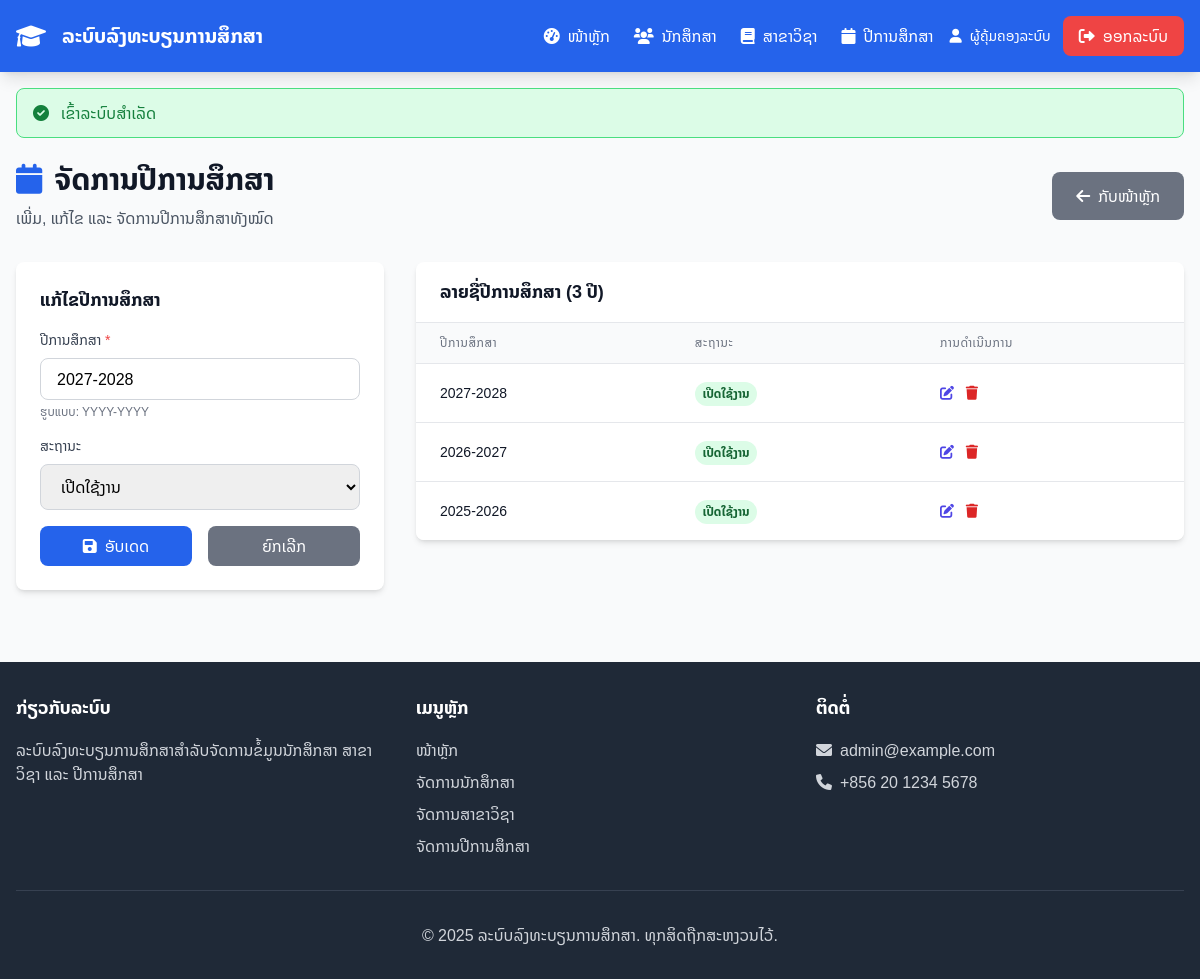
The page /views/years/?edit=3 (signed in) on the database its author committed.
### tables this page shows
CREATE TABLE `academic_years` (
  `id` int(11) NOT NULL,
  `year` varchar(9) NOT NULL,
  `status` enum('active','inactive') NOT NULL DEFAULT 'active'
);

### controllers/AuthController.php (called while the page is built, shortened)
<?php
require_once __DIR__ . '/../config/database.php';
class AuthController {
    public static function isLoggedIn() {
        return isset($_SESSION['user_id']);
    }
    public static function isAdmin() {
        return isset($_SESSION['role']) && $_SESSION['role'] === 'admin';
    }
}
?>

### controllers/YearController.php (called while the page is built, shortened)
<?php
require_once __DIR__ . '/../models/AcademicYear.php';
require_once __DIR__ . '/../config/database.php';
require_once __DIR__ . '/AuthController.php';
class YearController {
    private $academicYear;
    public function __construct() {
        $database = new Database();
        $this->db = $database->getConnection();
        $this->academicYear = new AcademicYear($this->db);
    }
    public function getAll() {
        return $this->academicYear->readAll();
    }
    public function getById($id) {
        $this->academicYear->id = $id;
        if ($this->academicYear->readOne()) {
            return $this->academicYear;
        }
        return null;
    }
}
?>

### config/database.php (called while the page is built, shortened)
<?php
class Database {
    private $host = 'localhost';
    private $db_name = 'register-learning';
    private $username = 'root';
    private $password = '';
    public function getConnection() {
        $this->conn = null;
        try {
            $this->conn = new PDO(
                "mysql:host=" . $this->host . ";dbname=" . $this->db_name . ";charset=utf8",
                $this->username,
                $this->password,
                [
                    PDO::ATTR_ERRMODE => PDO::ERRMODE_EXCEPTION,
                    PDO::ATTR_DEFAULT_FETCH_MODE => PDO::FETCH_ASSOC,
                    PDO::ATTR_EMULATE_PREPARES => false
                ]
            );
        } catch(PDOException $exception) {
            die("ເກີດຂໍ້ຜິດພາດໃນການເຊື່ອມຕໍ່ຖານຂໍ້ມູນ: " . $exception->getMessage());
        }
        return $this->conn;
    }
}
?>

### models/AcademicYear.php (called while the page is built, shortened)
<?php
require_once __DIR__ . '/../config/database.php';
class AcademicYear {
    private $conn;
    private $table_name = "academic_years";
    public $id;
    public function __construct($db) {
        $this->conn = $db;
    }
    public function readAll() {
        $query = "SELECT * FROM " . $this->table_name . " ORDER BY year DESC";
        $stmt = $this->conn->prepare($query);
        $stmt->execute();
        return $stmt->fetchAll();
    }
    public function readOne() {
        $query = "SELECT * FROM " . $this->table_name . " WHERE id = :id";
        $stmt = $this->conn->prepare($query);
        $stmt->bindParam(':id', $this->id);
        $stmt->execute();
        if($stmt->rowCount() > 0) {
            $row = $stmt->fetch();
            $this->year = $row['year'];
            $this->status = $row['status'];
            return true;
        }
        return false;
    }
}
?>

### views/years/index.php (the view, shortened to what this page needs)
<?php
require_once __DIR__ . '/../../controllers/YearController.php';
$yearController = new YearController();
$academic_years = $yearController->getAll();
$edit_year = null;
if (isset($_GET['edit']) && !empty($_GET['edit'])) {
    $edit_year = $yearController->getById($_GET['edit']);
}
include __DIR__ . '/../includes/header.php';
?>
<div class="flex flex-col md:flex-row md:items-center md:justify-between mb-8">
    <div>
        <h1 class="text-3xl font-bold text-gray-900 mb-2">
            <i class="fas fa-calendar mr-3 text-blue-600"></i>ຈັດການປີການສຶກສາ
        </h1>
        <p class="text-gray-600">ເພີ່ມ, ແກ້ໄຂ ແລະ ຈັດການປີການສຶກສາທັງໝົດ</p>
    </div>
    <div class="mt-4 md:mt-0">
        <a href="../dashboard.php" class="bg-gray-500 hover:bg-gray-600 text-white px-6 py-3 rounded-lg transition duration-200 inline-flex items-center">
            <i class="fas fa-arrow-left mr-2"></i>ກັບໜ້າຫຼັກ
        </a>
    </div>
</div>
<div class="grid grid-cols-1 lg:grid-cols-3 gap-8">
    <div class="lg:col-span-1">
        <div class="bg-white rounded-lg shadow-md p-6">
            <h2 class="text-lg font-semibold text-gray-900 mb-4">
                <?php echo $edit_year ? 'ແກ້ໄຂປີການສຶກສາ' : 'ເພີ່ມປີການສຶກສາໃໝ່'; ?>
            </h2>
            <form method="POST" class="space-y-4">
                <div>
                    <label for="year" class="block text-sm font-medium text-gray-700 mb-2">
                        ປີການສຶກສາ <span class="text-red-500">*</span>
                    </label>
                    <input type="text"
                           id="year"
                           name="year"
                           required
                           pattern="^\d{4}-\d{4}$"
                           value="<?php echo htmlspecialchars($_POST['year'] ?? ($edit_year ? $edit_year->year : '')); ?>"
                           class="w-full px-4 py-2 border border-gray-300 rounded-lg focus:outline-none focus:ring-2 focus:ring-blue-500"
                           placeholder="ຕົວຢ່າງ: 2025-2026">
                    <p class="text-xs text-gray-500 mt-1">ຮູບແບບ: YYYY-YYYY</p>
                </div>
                <div>
                    <label for="status" class="block text-sm font-medium text-gray-700 mb-2">
                        ສະຖານະ
                    </label>
                    <select id="status"
                            name="status"
                            class="w-full px-4 py-2 border border-gray-300 rounded-lg focus:outline-none focus:ring-2 focus:ring-blue-500">
                        <?php
                        $selected_status = $_POST['status'] ?? ($edit_year ? $edit_year->status : 'active');
                        ?>
                        <option value="active" <?php echo $selected_status === 'active' ? 'selected' : ''; ?>>ເປີດໃຊ້ງານ</option>
                    </select>
                </div>
                <div class="flex items-center space-x-4">
                    <?php if ($edit_year): ?>
                    <button type="submit" class="flex-1 bg-blue-600 hover:bg-blue-700 text-white py-2 px-4 rounded-lg transition duration-200">
                        <i class="fas fa-save mr-2"></i>ອັບເດດ
                    </button>
                    <a href="index.php" class="flex-1 bg-gray-500 hover:bg-gray-600 text-white py-2 px-4 rounded-lg transition duration-200 text-center">
                        ຍົກເລີກ
                    </a>
                    <?php else: ?>
                    <button type="submit" class="w-full bg-blue-600 hover:bg-blue-700 text-white py-2 px-4 rounded-lg transition duration-200">
                        <i class="fas fa-plus mr-2"></i>ເພີ່ມປີການສຶກສາ
                    </button>
                    <?php endif; ?>
                </div>
            </form>
        </div>
    </div>
    <div class="lg:col-span-2">
        <div class="bg-white rounded-lg shadow-md overflow-hidden">
            <div class="px-6 py-4 border-b border-gray-200">
                <h2 class="text-lg font-semibold text-gray-900">
                    ລາຍຊື່ປີການສຶກສາ (<?php echo count($academic_years); ?> ປີ)
                </h2>
            </div>
            <?php if (empty($academic_years)): ?>
            <div class="p-8 text-center">
                <i class="fas fa-calendar text-4xl text-gray-400 mb-4"></i>
                <p class="text-gray-500 text-lg">ຍັງບໍ່ມີປີການສຶກສາໃນລະບົບ</p>
                <p class="text-gray-400 mt-2">ເພີ່ມປີການສຶກສາໃໝ່ໂດຍໃຊ້ຟອມດ້ານຊ້າຍ</p>
            </div>
            <?php else: ?>
            <div class="overflow-x-auto">
                <table class="min-w-full divide-y divide-gray-200">
                    <thead class="bg-gray-50">
                        <tr>
                            <th class="px-6 py-3 text-left text-xs font-medium text-gray-500 uppercase tracking-wider">ປີການສຶກສາ</th>
                            <th class="px-6 py-3 text-left text-xs font-medium text-gray-500 uppercase tracking-wider">ສະຖານະ</th>
                            <th class="px-6 py-3 text-left text-xs font-medium text-gray-500 uppercase tracking-wider">ການດໍາເນີນການ</th>
                        </tr>
                    </thead>
                    <tbody class="bg-white divide-y divide-gray-200">
                        <?php foreach ($academic_years as $year): ?>
                        <tr class="hover:bg-gray-50">
                            <td class="px-6 py-4 whitespace-nowrap">
                                <div class="text-sm font-medium text-gray-900">
                                    <?php echo htmlspecialchars($year['year']); ?>
                                </div>
                            </td>
                            <td class="px-6 py-4 whitespace-nowrap">
                                <span class="inline-flex px-2 py-1 text-xs font-semibold rounded-full <?php echo $year['status'] === 'active' ? 'bg-green-100 text-green-800' : 'bg-red-100 text-red-800'; ?>">
                                    <?php echo $year['status'] === 'active' ? 'ເປີດໃຊ້ງານ' : 'ປິດໃຊ້ງານ'; ?>
                                </span>
                            </td>
                            <td class="px-6 py-4 whitespace-nowrap text-sm font-medium space-x-2">
                                <a href="?edit=<?php echo $year['id']; ?>"
                                   class="text-indigo-600 hover:text-indigo-900" title="ແກ້ໄຂ">
                                    <i class="fas fa-edit"></i>
                                </a>
                                <a href="?delete=<?php echo $year['id']; ?>"
                                   class="text-red-600 hover:text-red-900" title="ລົບ"
                                   onclick="return confirmDelete('ທ່ານຕ້ອງການລົບປີການສຶກສາ <?php echo htmlspecialchars($year['year']); ?> ແທ້ບໍ?')">
                                    <i class="fas fa-trash"></i>
                                </a>
                            </td>
                        </tr>
                        <?php endforeach; ?>
                    </tbody>
                </table>
            </div>
            <?php endif; ?>
        </div>
    </div>
</div>
<?php include __DIR__ . '/../includes/footer.php'; ?>

### views/includes/header.php (style rules this page uses)
body { font-family: 'Noto Sans Lao', sans-serif; }

### rows shown on the page
academic_years: year "2027-2028", status "ເປີດໃຊ້ງານ"
academic_years: year "2026-2027", status "ເປີດໃຊ້ງານ"
academic_years: year "2025-2026", status "ເປີດໃຊ້ງານ"

### other values the page prints
$_SESSION['full_name'] "ຜູ້ຄຸ້ມຄອງລະບົບ"
$_SESSION['success'] "ເຂົ້າລະບົບສໍາເລັດ"
count($academic_years) "3"
